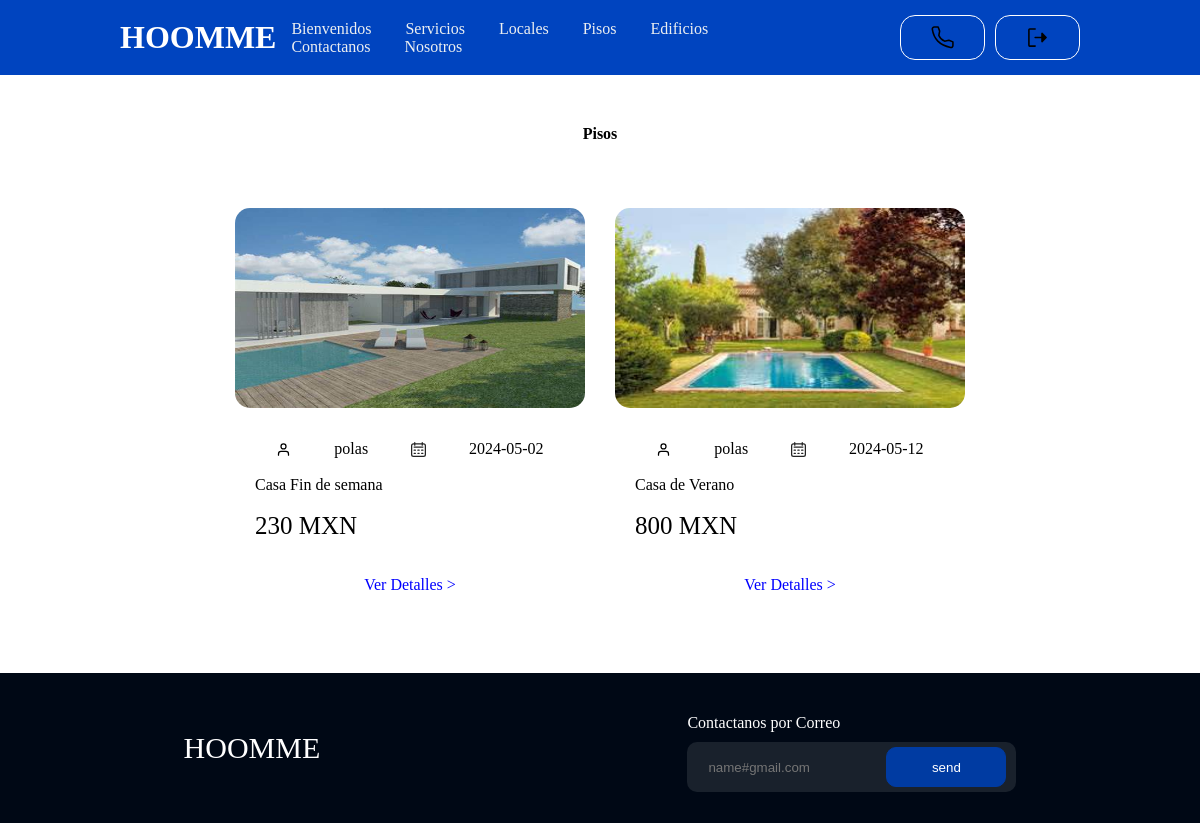
Screenshot of /src/vistas/pisos.php with the database file from the repository.
### tables this page shows
CREATE TABLE `table_servicios` (
  `id_servicios` int(11) NOT NULL,
  `tipo_servicios` varchar(30) NOT NULL,
  `nombre_servicio` varchar(30) NOT NULL,
  `fecha_ingreso` date NOT NULL,
  `nombre_rentor` varchar(30) NOT NULL,
  `precio_servicio` int(10) NOT NULL,
  `img_servicio` varchar(30) NOT NULL
);

### src/vistas/pisos.php (the view, shortened to what this page needs)
<?php
    include("../modelo/conexion.php");
    $sql = "SELECT * FROM table_servicios WHERE tipo_servicios = 'Piso'";
    $stmt= $conn->query($sql);
    $registros = $stmt->fetchAll(PDO::FETCH_OBJ);
?>
<!DOCTYPE html>
<html lang="es">
<head>
    <link rel="stylesheet" href="../controlador/css/style.css">
    <link rel="stylesheet" href="../controlador/css/styleservicios.css">
    <link rel="stylesheet" href="../controlador/css/font.css">
</head>
<body>
    <header class="header">
        <div class="logo">
            <h1>HOOMME</h1>
        </div>
        <nav>
            <ul class="nav-links">
                <li><a href="bienvenidos.html">Bienvenidos</a></li>
                <li><a href="servicios.html">Servicios</a></li>
                <li><a href="locales.php">Locales</a></li>
                <li><a href="pisos.php">Pisos</a></li>
                <li><a href="edificios.php">Edificios</a></li>
                <li><a href="contactanos.php">Contactanos</a></li>
                <li><a href="nosotros.html">Nosotros</a></li>
            </ul>
        </nav>
        <a href="" ><div class="btn" style="margin-right: 10px;"><img src="../controlador/img/9042869_phone_icon.svg" width="25px"></div></a>
        <a href="../controlador/cerrarsesion.php" ><div class="btn"><img src="../controlador/img/out.svg" width="25px"></div></a>
    </header>
    <div class="titulo_pagina">
        <center>
            <b>Pisos</b>
        </center>
    </div>
    <div class="cuerpo">
    <?php foreach( $registros  as $filas) :?>
        <div class="cartas">
            <div class="carta">
                <img class="carta_img" src="../controlador/img/img_locales/<?php echo $filas->img_servicio;?>" width="350px" height="200px">
                <br><br>
                <div class="informacion">
                    <div class="informacion_carta">
                        <img src="../controlador/img/user.svg" width="15px">
                        <p><?php echo $filas->nombre_rentor; ?></p>
                        <img src="../controlador/img/calendar.svg" width="15px">
                        <p><?php echo $filas->fecha_ingreso; ?></p>
                    </div>
                    <br>
                    <p><?php echo $filas->nombre_servicio; ?></p>
                    <br>
                    <p class="titulo_local"><?php echo $filas->precio_servicio.' MXN'; ?></p>
                    <br><br>
                    <center><a class="detalles" href="descripcion_inmueble.php?id=<?php echo $filas->id_servicios; ?>">Ver Detalles ></a></center>
                </div>
            </div>
        </div>
        <?php endforeach; ?>
    </div>
    <footer>
        <p class="titulo">HOOMME</p>
        <div>
            <p class="Contactanos">Contactanos por Correo</p>
            <div class="correo">
                <input type="text" placeholder="name#gmail.com" class="correo_usuario">
                <input type="submit" value="send" class="enviar">
            </div>
        </div>
    </footer>
</body>
</html>

### src/controlador/css/style.css (style rules this page uses)
* { box-sizing: border-box; margin: 0; padding: 0; }
.header { background-color: rgb(0, 68, 191); display: flex; justify-content: flex-end; align-items: center; height: 75px; padding: 5px 10%; }
.header .logo { cursor: pointer; margin-right: auto; color: white; }
.header nav { margin-right: 70px; }
.header .nav-links { list-style: none; }
.header .nav-links li { display: inline-block; padding: 0px 5px; margin-top: 0px; }
.header .nav-links a { font-size: 700; color: #eceff1; text-decoration: none; padding: 25px 10px; }
.btn { width: 85px; height: 45px; border-radius: 15px; border: 1px solid white; display: flex; justify-content: center; align-items: center; }

### src/controlador/css/styleservicios.css (style rules this page uses)
.titulo_pagina { margin: 50px 0px 50px 0px; }
.cuerpo { width: 100%; height: auto; margin: 50px 0px 50px 0px; display: flex; justify-content: center; align-items: center; flex-wrap: wrap; }
.carta { height: 400px; margin: 15px; }
.detalles { color: blue; text-decoration: none; }
footer { background-color: rgb(0, 8, 21); height: 150px; display: flex; justify-content: space-around; align-items: center; }
footer .titulo { color: white; font-size: 30px; margin-top: 0px; }
.Contactanos { color: white; margin: 10px 10px 10px 0px; }
.correo { background-color: rgb(25, 33, 44); height: 50px; border-radius: 10px; display: flex; justify-content: center; align-items: center; }
.correo .correo_usuario { background-color: rgb(25, 33, 44); color: gray; border: 1px solid rgb(25, 33, 44); margin: 0px 0px 0px 20px; height: 40px; }
.correo .enviar { background-color: rgb(0, 59, 162); border: 1px solid rgb(0, 59, 162); width: 120px; height: 40px; border-radius: 10px; margin: 0px 10px 0px 0px; cursor: pointer; color: white; }

### src/vistas/pisos.php (style rules this page uses)
.informacion_carta { display: flex; justify-content: space-around; align-items: center; }
.titulo_local { font-size: 25px; }
.informacion { margin: 10px 20px 10px 20px; }
.carta { border-radius: 15px; }
.carta_img { border-radius: 15px; }

### rows the page displays
table_servicios: img_servicio (picture), nombre_rentor "polas", fecha_ingreso "2024-05-02", nombre_servicio "Casa Fin de semana", precio_servicio "230"
table_servicios: img_servicio (picture), nombre_rentor "polas", fecha_ingreso "2024-05-12", nombre_servicio "Casa de Verano", precio_servicio "800"
